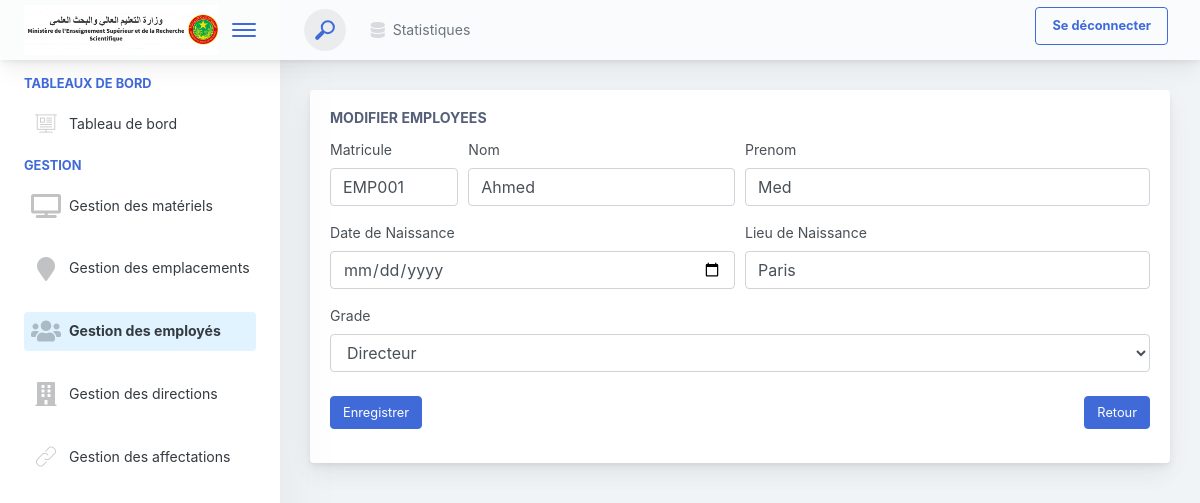
Screenshot of /edit_employe/4 with the database file from the repository.
### accounts/models.py (models this page shows, shortened)
class Employee(models.Model):
    matricule = models.CharField(max_length=50, unique=True)
    nom = models.CharField(max_length=100)
    prenom = models.CharField(max_length=100)
    date_naiss = models.DateField()
    lieu_naiss = models.CharField(max_length=100)
    grade = models.CharField(max_length=50)

### GestionVentes/views.py (the view)
# urls.py: path('edit_employe/<int:id>', views.edit_employe, name="edit_employe"),
def edit_employe(request, id):
    employe = Employee.objects.get(id=id)
    form = employeForm()
    return render(request,'employees/edit.html',{'employe':employe,"navbar":'employe','form':form})

### GestionVentes/forms.py
class employeForm(forms.ModelForm):
    date_naiss = forms.DateField(widget=DateInput)
    class Meta:
        widgets = {'my_date_field' : DateInput()}
        model= Employee
        fields = "__all__"

### GestionVentes/templates/employees/edit.html (shortened to what this page needs)
{% extends 'navbar.html' %}
{% block content %}
                    <div class="app-main__inner">
                        <div class="tab-content">
                            <div class="tab-pane tabs-animation fade show active" id="tab-content-0" role="tabpanel">
                                <div class="main-card mb-3 card">
                                    <div class="card-body"><h5 class="card-title">Modifier Employees</h5>
                                    <form method="post" action="/update_employe/{{employe.id}}">
                                            <div class="form-row">
                                                <div class="col-md-2">
                                                    <div class="position-relative form-group"><label  class="">Matricule</label><input name="matricule"  type="text" class="form-control" value="{{employe.matricule}}"></div>
                                                </div>
                                                <div class="col-md-4">
                                                    <div class="position-relative form-group"><label  class="">Nom</label><input name="nom"  type="text" class="form-control" value="{{employe.nom}}"></div>
                                                </div>
                                                <div class="col-md-6">
                                                    <div class="position-relative form-group"><label  class="">Prenom</label><input name="prenom"  type="text" class="form-control" value="{{employe.prenom}}"></div>
                                                </div>
                                            </div>
                                            <div class="form-row">
                                                <div class="col-md-6">
                                                    <div class="position-relative form-group">
                                                        <label class="">Date de Naissance</label>
                                                        <input type="date" name="date_naiss" value="{{ employe.date_naiss }}"  class="form-control" >
                                                    </div>
                                                </div>
                                                <div class="col-md-6">
                                                    <div class="position-relative form-group"><label  class="">Lieu de Naissance</label><input name="lieu_naiss"  type="text" class="form-control" value="{{employe.lieu_naiss}}"></div>
                                                </div>
                                            </div>
                                            <div class="form-row">
                                                <div class="col-md-12">
                                                    <div class="position-relative form-group"><label  class="">Grade</label>
                                                        <select class="form-control" name="grade">
                                                            <option value="{{employe.grade}}">{{employe.grade}}</option>
                                                        </select>
                                                    </div>
                                                </div>
                                            </div>
                                        <div style="display: flex ; justify-content: space-between ; ">
                                            <button class="mt-2 btn btn-primary">Enregistrer</button>
                                             <a href="{% url 'employe' %}"class="mt-2 btn btn-primary">
                                                Retour
                                            </a>
                                        </div>
                                        </form>
                                    </div>
                                </div>
                            </div>
                        </div>
                    </div>
{% endblock %}

### rows the page displays
Employee: matricule "EMP001", nom "Ahmed", prenom "Med", lieu_naiss "Paris", grade "Directeur"
